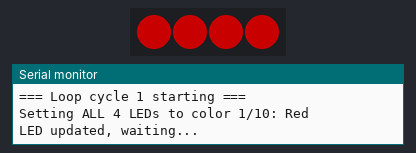
A sketch run on a simulated ESP32. On the bench: 4 RGB LEDs in strip order, left to right, the last lines printed to the serial monitor. Dim RGB values are drawn brighter than linear.

Above: at 8.1 s.
At 9.2 s:
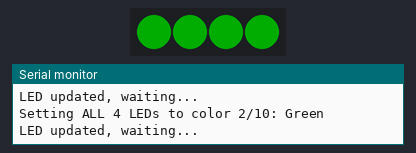
At 10.2 s:
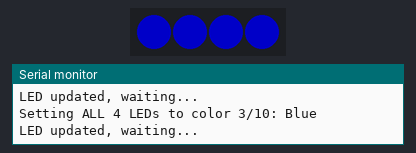
At 13.2 s:
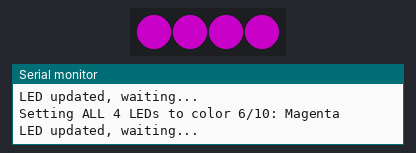
At 15.2 s:
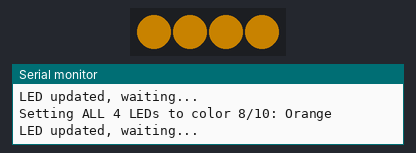
At 18.2 s:
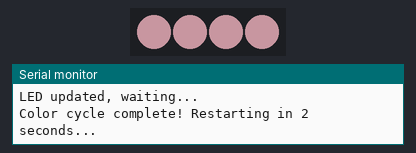
Timing chart, 0 to 23.3 s (numbered marks = the images above):
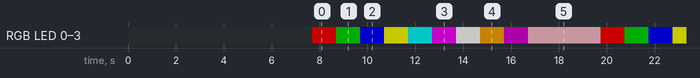

Measured:
- by itself, RGB LED 0–3: repeats every 12.1 s: RGB(0, 50, 0) 1.0 s, RGB(0, 0, 100) 1.0 s, RGB(100, 100, 0) 1.0 s, RGB(0, 100, 100) 1.0 s, RGB(100, 0, 100) 1.0 s, RGB(100, 100, 100) 1.0 s, RGB(100, 65, 0) 1.0 s, RGB(50, 0, 50) 1.0 s, RGB(100, 75, 80) 3.0 s, RGB(100, 0, 0) 1.0 s
- by itself, everything shown: repeats every 12.1 s, in 10 steps

The sketch:

LED_Test.ino
```cpp
#include <FastLED.h>

// ==== CONFIGURATION SECTION - EASY TO EDIT ====
#define NUM_LEDS 4     // Change this to however many LEDs you have
#define DATA_PIN 2       // Try GPIO 4 instead of GPIO 2
#define LED_TYPE WS2812B // Your LED strip type
#define COLOR_ORDER GRB  // GRB is correct

// COLOR CYCLING SETTINGS
#define COLOR_DELAY 1000 // Delay between color changes in milliseconds

// Define the colors to cycle through
CRGB colors[] = {
  CRGB::Red,
  CRGB::Green,
  CRGB::Blue,
  CRGB::Yellow,
  CRGB::Cyan,
  CRGB::Magenta,
  CRGB::White,
  CRGB::Orange,
  CRGB::Purple,
  CRGB::Pink
};

#define NUM_COLORS (sizeof(colors) / sizeof(colors[0]))

// ==== END CONFIGURATION SECTION ====

CRGB leds[NUM_LEDS];

void setup() {
  // Serial for debugging
  Serial.begin(9600);  // Try slower baud rate for compatibility
  delay(2000); // Give serial time to initialize

  Serial.println("=== ESP32 LED Test Starting ===");
  Serial.println("If you see this, the ESP32 is working!");

  // Test if we can print to serial continuously
  for(int i = 0; i < 5; i++) {
    Serial.print("Startup test ");
    Serial.print(i + 1);
    Serial.println("/5");
    delay(500);
  }

  Serial.println("Initializing FastLED...");

  // Initialize FastLED for ESP32
  FastLED.addLeds<LED_TYPE, DATA_PIN, COLOR_ORDER>(leds, NUM_LEDS).setCorrection(TypicalLEDStrip);

  // Set brightness (0-255, where 255 is maximum)
  FastLED.setBrightness(100);  // Medium brightness for better visibility

  // Clear all LEDs at startup
  FastLED.clear();
  FastLED.show();

  Serial.println("FastLED initialized successfully!");
  Serial.print("Data pin: GPIO ");
  Serial.println(DATA_PIN);
  Serial.print("Number of LEDs: ");
  Serial.println(NUM_LEDS);
  Serial.print("Number of colors in cycle: ");
  Serial.println(NUM_COLORS);
  Serial.println("Starting color cycling in 3 seconds...");

  delay(3000);
  Serial.println("=== Starting main loop ===");
}

void loop() {
  static int loopCount = 0;
  loopCount++;

  Serial.print("=== Loop cycle ");
  Serial.print(loopCount);
  Serial.println(" starting ===");

  // Cycle through all colors
  for(int i = 0; i < NUM_COLORS; i++) {
    Serial.print("Setting ALL ");
    Serial.print(NUM_LEDS);
    Serial.print(" LEDs to color ");
    Serial.print(i + 1);
    Serial.print("/");
    Serial.print(NUM_COLORS);
    Serial.print(": ");

    // Print color name
    if(colors[i] == CRGB::Red) Serial.print("Red");
    else if(colors[i] == CRGB::Green) Serial.print("Green");
    else if(colors[i] == CRGB::Blue) Serial.print("Blue");
    else if(colors[i] == CRGB::Yellow) Serial.print("Yellow");
    else if(colors[i] == CRGB::Cyan) Serial.print("Cyan");
    else if(colors[i] == CRGB::Magenta) Serial.print("Magenta");
    else if(colors[i] == CRGB::White) Serial.print("White");
    else if(colors[i] == CRGB::Orange) Serial.print("Orange");
    else if(colors[i] == CRGB::Purple) Serial.print("Purple");
    else if(colors[i] == CRGB::Pink) Serial.print("Pink");
    else Serial.print("Unknown");

    Serial.println();

    // Set ALL LEDs to the current color
    for(int j = 0; j < NUM_LEDS; j++) {
      leds[j] = colors[i];
    }

    // Update the LED
    FastLED.show();

    Serial.println("LED updated, waiting...");

    // Wait before changing to next color
    delay(COLOR_DELAY);
  }

  Serial.println("Color cycle complete! Restarting in 2 seconds...");
  delay(2000);
}
```
